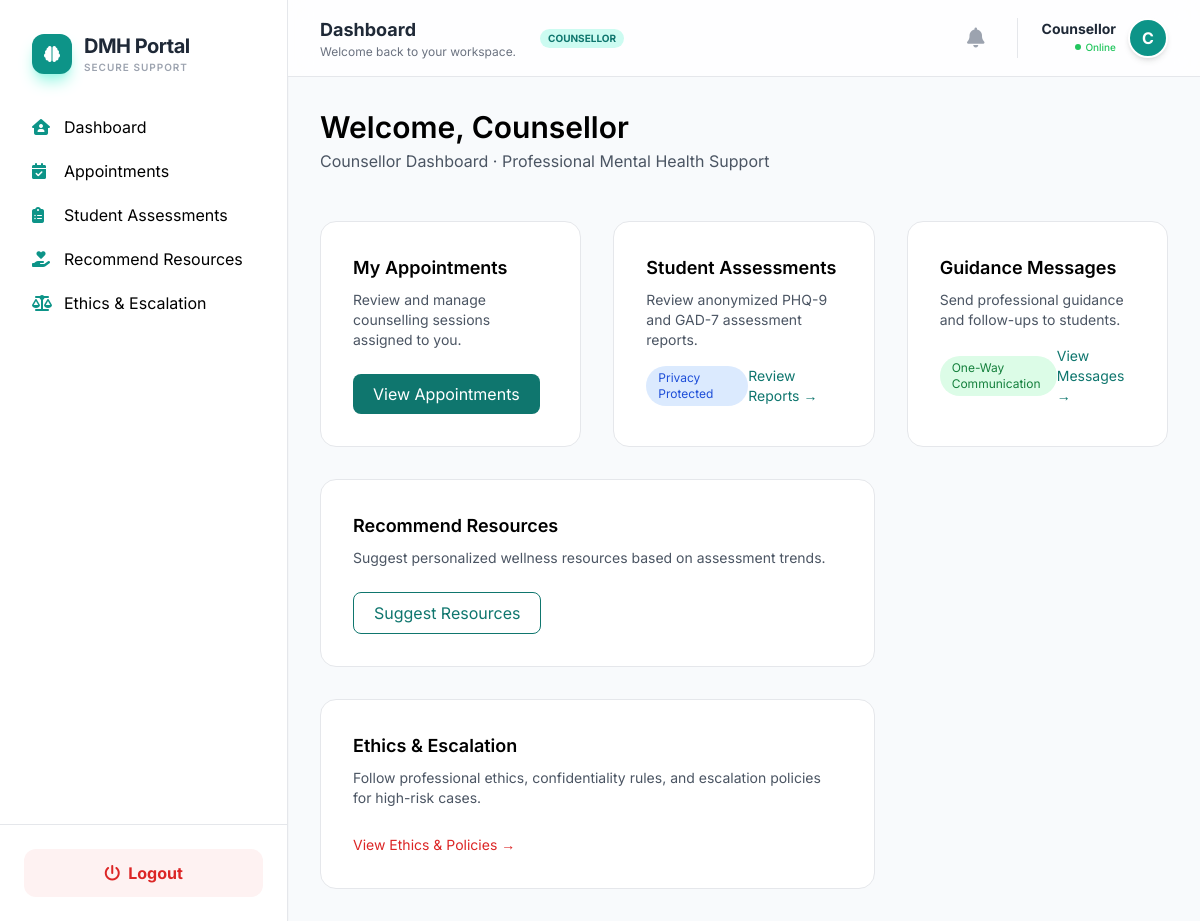
Screenshot of /dashboard/counsellor/ (signed in) with the database file from the repository.
### accounts/models.py (models this page shows, shortened)
class User(AbstractUser):
    ROLE_CHOICES = (
        ('student', 'Student'),
        ('counsellor', 'Counsellor'),
        ('peer', 'Peer Volunteer'),
        ('admin', 'Admin'),
    )
    role = models.CharField(max_length=20, choices=ROLE_CHOICES, default='student')
    anonymous_id = models.UUIDField(default=uuid.uuid4, editable=False)
    is_approved = models.BooleanField(default=False)
    login_count = models.PositiveIntegerField(default=0) # Track login counts

### dashboard/views.py (the view)
# urls.py: path('counsellor/', views.counsellor_dashboard, name='counsellor_dashboard'),
@login_required
def counsellor_dashboard(request):
    if request.user.role != 'counsellor':
        return redirect('home')
    return render(request, 'dashboard/counsellor_dashboard.html')

### dashboard/context_processors.py (called while the page is built)
def notification_context(request):
    if request.user.is_authenticated:
        notifications = Notification.objects.filter(user=request.user).order_by('-created_at')[:5]
        unread_count = Notification.objects.filter(user=request.user, is_read=False).count()
        return {
            'nav_notifications': notifications,
            'unread_notif_count': unread_count
        }
    return {}

### templates/dashboard/counsellor_dashboard.html (shortened to what this page needs)
{% extends "base2.html" %}
{% block content %}
<div class="max-w-7xl mx-auto">
  <div class="mb-12">
    <h1 class="text-3xl font-semibold">
      Welcome, {{ user.username }}
    </h1>
    <p class="text-gray-600 mt-1">
      Counsellor Dashboard · Professional Mental Health Support
    </p>
  </div>
  <div class="grid md:grid-cols-3 gap-8">
    <div class="bg-white p-8 rounded-2xl border hover:shadow-xl transition hover:border-teal-600">
      <h3 class="text-lg font-semibold mb-2">My Appointments</h3>
      <p class="text-sm text-gray-600 mb-6">
        Review and manage counselling sessions assigned to you.
      </p>
      <a href="/appointments/"
         class="inline-block px-5 py-2 rounded-lg bg-teal-700 text-white
                hover:bg-teal-800 hover:shadow-[0_0_16px_rgba(13,148,136,0.4)]
                transition">
        View Appointments
      </a>
    </div>
    <div class="bg-white p-8 rounded-2xl border hover:shadow-xl transition hover:border-teal-600">
      <h3 class="text-lg font-semibold mb-2">Student Assessments</h3>
      <p class="text-sm text-gray-600 mb-4">
        Review anonymized PHQ-9 and GAD-7 assessment reports.
      </p>
      <div class="flex items-center justify-between">
        <span class="text-xs bg-blue-100 text-blue-700 px-3 py-1 rounded-full">
          Privacy Protected
        </span>
        <a href="/dashboard/counsellor/assessments/"
           class="text-sm text-teal-700 hover:underline">
          Review Reports →
        </a>
      </div>
    </div>
    <div class="bg-white p-8 rounded-2xl border hover:shadow-xl transition hover:border-teal-600">
      <h3 class="text-lg font-semibold mb-2">Guidance Messages</h3>
      <p class="text-sm text-gray-600 mb-4">
        Send professional guidance and follow-ups to students.
      </p>
      <div class="flex items-center justify-between">
        <span class="text-xs bg-green-100 text-green-700 px-3 py-1 rounded-full">
          One-Way Communication
        </span>
        <a href="/dashboard/counsellor/messages/"
           class="text-sm text-teal-700 hover:underline">
          View Messages →
        </a>
      </div>
    </div>
    <div class="bg-white p-8 rounded-2xl border hover:shadow-xl transition hover:border-teal-600 md:col-span-2">
      <h3 class="text-lg font-semibold mb-2">Recommend Resources</h3>
      <p class="text-sm text-gray-600 mb-6">
        Suggest personalized wellness resources based on assessment trends.
      </p>
      <a href="/dashboard/counsellor/resources/"
         class="inline-block px-5 py-2 rounded-lg border border-teal-700
                text-teal-700 hover:bg-teal-700 hover:text-white transition">
        Suggest Resources
      </a>
    </div>
    <div class="bg-white p-8 rounded-2xl border hover:shadow-xl transition hover:border-red-400 md:col-span-2">
      <h3 class="text-lg font-semibold mb-2">Ethics & Escalation</h3>
      <p class="text-sm text-gray-600 mb-6">
        Follow professional ethics, confidentiality rules, and escalation
        policies for high-risk cases.
      </p>
      <a href="/dashboard/counsellor/ethics/"
         class="text-sm text-red-600 hover:underline">
        View Ethics & Policies →
      </a>
    </div>
  </div>
</div>
{% endblock %}

### templates/base2.html (shortened to what this page needs)
<!DOCTYPE html>
<html lang="en">
<head>
    <link rel="stylesheet" href="https://cdnjs.cloudflare.com/ajax/libs/font-awesome/6.4.2/css/all.min.css">
    <script src="https://cdn.tailwindcss.com"></script>
</head>
<body class="bg-[var(--bg)] min-h-screen flex">
<aside class="w-72 bg-white border-r shadow-sm hidden md:flex flex-col sticky top-0 h-screen">
    <div class="p-8">
        <div class="flex items-center gap-3">
            <div class="w-10 h-10 bg-teal-600 rounded-xl flex items-center justify-center text-white shadow-lg shadow-teal-200">
                <i class="fa-solid fa-brain"></i>
            </div>
            <div>
                <h2 class="text-xl font-bold text-gray-800 tracking-tight">DMH Portal</h2>
                <p class="text-[10px] text-gray-400 uppercase tracking-widest font-semibold">Secure Support</p>
            </div>
        </div>
    </div>
    <nav class="flex-1 px-4 space-y-1 overflow-y-auto">
        {% if user.role == 'student' %}
            {% include "partials/sidebar_student.html" %}
        {% elif user.role == 'counsellor' %}
            {% include "partials/sidebar_counsellor.html" %}
        {% elif user.role == 'peer' %}
            {% include "partials/sidebar_volunteer.html" %}
        {% elif user.role == 'admin' %}
            {% include "partials/sidebar_admin.html" %}
        {% endif %}
    </nav>
    <div class="p-6 border-t">
        <a href="/auth/logout/"
           class="flex items-center justify-center gap-2 px-4 py-3 rounded-xl bg-red-50 text-red-600 font-bold hover:bg-red-100 transition duration-200">
            <i class="fa-solid fa-power-off"></i> Logout
        </a>
    </div>
</aside>
<div class="flex-1 flex flex-col min-w-0 overflow-hidden">
    <header class="bg-white/80 backdrop-blur-md border-b sticky top-0 z-40 px-8 py-4 flex justify-between items-center">
        <div class="flex items-center gap-4">
             <div class="hidden sm:block">
                <h1 class="text-lg font-bold text-gray-800">
                    {% block page_title %}Dashboard{% endblock %}
                </h1>
                <p class="text-xs text-gray-500">
                    {% block page_subtitle %}Welcome back to your workspace.{% endblock %}
                </p>
             </div>
             <span class="bg-teal-100 text-teal-700 text-[10px] uppercase font-bold px-2 py-0.5 rounded-full ml-2">
                {{ user.role }}
             </span>
        </div>
        <div class="flex items-center gap-6">
            <div class="relative">
                <button id="notifButton" class="relative p-2 text-gray-400 hover:text-teal-600 transition-colors focus:outline-none">
                    <i class="fa-solid fa-bell text-xl"></i>
                </button>
            </div>
            <div class="flex items-center gap-3 border-l pl-6">
                <div class="text-right hidden sm:block">
                    <p class="text-sm font-bold text-gray-800 leading-none mb-1">{{ user.username }}</p>
                    <p class="text-[10px] text-green-500 font-medium flex items-center justify-end gap-1">
                        <span class="w-1.5 h-1.5 bg-green-500 rounded-full"></span> Online
                    </p>
                </div>
                <div class="w-10 h-10 bg-teal-600 rounded-full border-2 border-white shadow-md flex items-center justify-center text-white font-bold">
                    {{ user.username|first|upper }}
                </div>
            </div>
        </div>
    </header>
    <main class="flex-1 p-8 overflow-y-auto bg-[#f8fafc]">
        <div class="max-w-7xl mx-auto">
            {% block content %}{% endblock %}
        </div>
    </main>
</div>
</body>
</html>

### templates/base2.html (style rules this page uses)
:root { --accent: #0f766e; --bg: #f8fafc; --card: #ffffff; }
body { font-family: 'Inter', sans-serif; }

### rows the page displays
User: role "COUNSELLOR", username "Counsellor", username|first "C"
